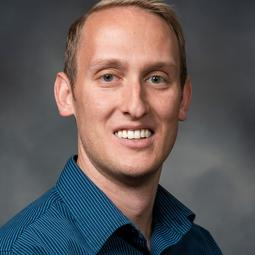
#> input picture staff-images/wi21/brett-decker.jpg, 255 x 255 px; its folder holds 2 pictures in this run
$ python resize_to_fit.py wi21
#> lines starting #> are read from the running program, lines starting #| are printed output that depends on the picture
from sys import argv
import os
from PIL import Image

semester = argv[1]
for image in os.listdir(semester):
    path = os.path.join(semester, image)
    im = Image.open(path)
#> im is the input picture: PIL image 255x255 RGB; mean R, G, B 98.5, 90.8, 90.8
    print(path, im.size)
#| wi21/brett-decker.jpg (255, 255)
    if max(im.size) <= 150:
        continue
    wratio = 150 / max(im.size)
#> wratio = 0.588
    im = im.convert('RGB')
    im = im.resize((int(wratio * im.size[0]), int(wratio * im.size[1])))
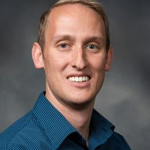
#> im: PIL image 150x150 RGB; mean R, G, B 98.5, 90.8, 90.8
    im.save(path)
#> pass 2 of the loop `for image in os.listdir(semester):`:
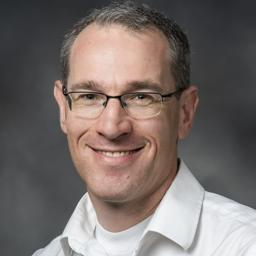
#> input picture staff-images/wi21/ryan-farrell.jpg, 256 x 256 px
#> im is the input picture: PIL image 256x256 RGB; mean R, G, B 119.3, 109.3, 105.8
#| wi21/ryan-farrell.jpg (256, 256)
#> `im = im.resize((int(wratio * im.size[0]), int(wratio * im.size[1])))`:
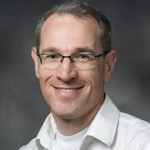
#> im: PIL image 150x150 RGB; mean R, G, B 119.3, 109.3, 105.8
